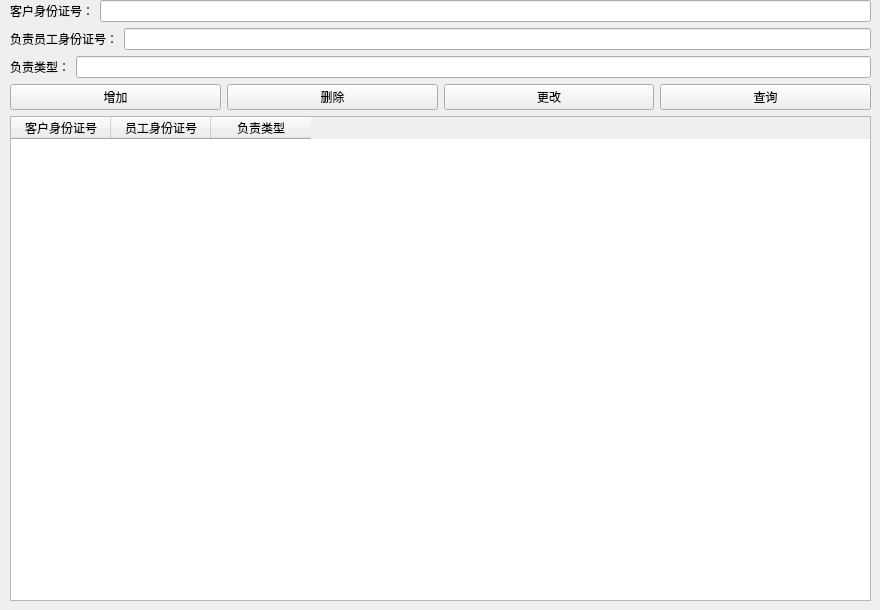
      <widget class="QWidget" name="tab_8">
       <attribute name="title">
        <string>客户员工关系</string>
       </attribute>
       <widget class="QWidget" name="">
        <property name="geometry">
         <rect>
          <x>10</x>
          <y>0</y>
          <width>861</width>
          <height>601</height>
         </rect>
        </property>
        <layout class="QVBoxLayout" name="verticalLayout_42">
         <item>
          <layout class="QVBoxLayout" name="verticalLayout_41">
           <item>
            <layout class="QVBoxLayout" name="verticalLayout_40">
             <item>
              <layout class="QHBoxLayout" name="horizontalLayout_98">
               <item>
                <widget class="QLabel" name="label_67">
                 <property name="text">
                  <string>客户身份证号：</string>
                 </property>
                </widget>
               </item>
               <item>
                <widget class="QLineEdit" name="Customer_ReId"/>
               </item>
              </layout>
             </item>
             <item>
              <layout class="QHBoxLayout" name="horizontalLayout_99">
               <item>
                <widget class="QLabel" name="label_68">
                 <property name="text">
                  <string>负责员工身份证号：</string>
                 </property>
                </widget>
               </item>
               <item>
                <widget class="QLineEdit" name="Customer_InchargeWorker"/>
               </item>
              </layout>
             </item>
             <item>
              <layout class="QHBoxLayout" name="horizontalLayout_100">
               <item>
                <widget class="QLabel" name="label_69">
                 <property name="text">
                  <string>负责类型：</string>
                 </property>
                </widget>
               </item>
               <item>
                <widget class="QLineEdit" name="Customer_WorkChargeType"/>
               </item>
              </layout>
             </item>
            </layout>
           </item>
           <item>
            <layout class="QHBoxLayout" name="horizontalLayout_101">
             <item>
              <widget class="QPushButton" name="Customer_Add_2">
               <property name="text">
                <string>增加</string>
               </property>
              </widget>
             </item>
             <item>
              <widget class="QPushButton" name="Customer_Del_2">
               <property name="text">
                <string>删除</string>
               </property>
              </widget>
             </item>
             <item>
              <widget class="QPushButton" name="Customer_Change_2">
               <property name="text">
                <string>更改</string>
               </property>
              </widget>
             </item>
             <item>
              <widget class="QPushButton" name="Customer_Query_2">
               <property name="text">
                <string>查询</string>
               </property>
              </widget>
             </item>
            </layout>
           </item>
          </layout>
         </item>
         <item>
          <widget class="QTableWidget" name="Customer_WorkerTableWidget">
           <column>
            <property name="text">
             <string>客户身份证号</string>
            </property>
           </column>
           <column>
            <property name="text">
             <string>员工身份证号</string>
            </property>
           </column>
           <column>
            <property name="text">
             <string>负责类型</string>
            </property>
           </column>
          </widget>
         </item>
        </layout>
       </widget>
      </widget>
